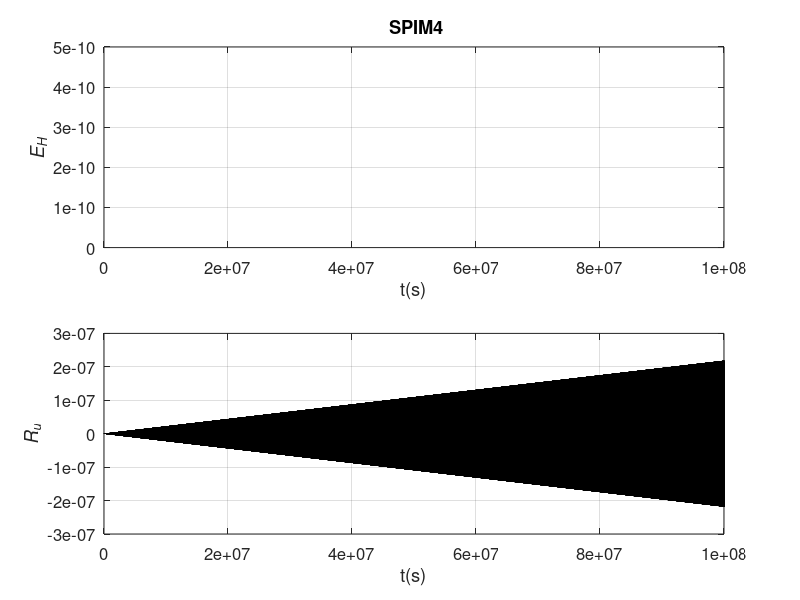

Reproduce this figure in MATLAB.
% Forth-order Approximate symplectic precise integration method 
clear;close all;
clc;
w=50;               % frequency 
A=[0,1;-w^2,0];     % system matrix 
I=eye(size(A));
dt=100;            %  time step
%% Parameter N estimation
b=norm(A,1);
mb=b*dt;
u=log2(mb);
L=5;
w1=log2(10)*L;
n=ceil(u+(u+w1-log2(12))/4);
%% symplectic precise integration method 
m=2^n;
tau=dt/m;
Ta1=(A*tau/2)+(A*tau)^2/12;
Ta2=-(A*tau/2)+(A*tau)^2/12;
for i=1:n
    Ta1=2*Ta1+Ta1*Ta1;
    Ta2=2*Ta2+Ta2*Ta2;
end
T1=I+Ta1;
T2=I+Ta2;
T=T1*inv(T2);  % transfer matrix
v=[1;0];       % Initialize displacement and velocity
N=1000000;      % interations

t=dt.*[0:N-1];
V=zeros(2,N);  
V(:,1)=v;
H=zeros(N,1);
E0=w^2;
H(1)=w^2*v(1)^2+v(2)^2;  % Energy
% Time extrapolation
for i=2:N
    v=T*v;
    V(:,i)=v;
    H(i)=w^2*v(1)^2+v(2)^2;
end
E=abs((H-E0))./E0;
maxE=max(E)
pe=cos(w.*t); % exact solution
subplot(2,1,1)
plot(t,E,'k')
grid on
title(' SPIM4')
xlabel('t(s)')
ylabel('\it{E_{H}}')
set(gca,'FontName','Helvetica ','FontSize',12);
Ru=norm(pe-V(1,:),2)/norm(pe,2)
subplot(2,1,2)
E=pe-V(1,:);
plot(t,E,'k')
grid on
xlabel('t(s)')
ylabel('\it{R_{u}}')
grid on
set(gca,'FontSize',12);
set(gcf,'Position',[100 100 500 350])
